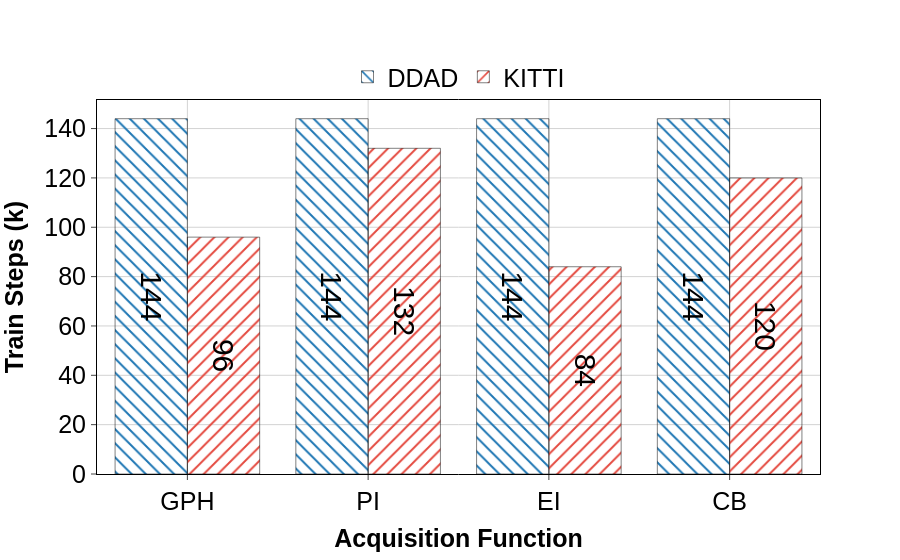

The notebook cell this image was saved under:
### Code cell
import plotly.graph_objects as go
from util import standardize_fig
fig = go.Figure()
x1 = num_epochs_ddad
y1 = [int(round(val/1000, 0)) for val in num_steps_ddad.values()]
x2 = num_epochs_kitti
y2 = [int(round(val/1000, 0)) for val in num_steps_kitti.values()]
fig.add_trace(go.Bar(x=x1, y=y1, name="DDAD", marker={'color': COLORS[0], 'pattern_shape': PATTERNS[0], 'line_color': "black", 'pattern_fillmode': "replace"}, text=y1, textposition='inside', insidetextanchor='middle', textfont=dict(size=30, color='black',  family='Arial'), textangle=90))
fig.add_trace(go.Bar(x=x2, y=y2, name="KITTI", marker={'color': COLORS[1], 'pattern_shape': PATTERNS[1], 'line_color': "black", 'pattern_fillmode': "replace"}, text=y2, textposition='inside', insidetextanchor='middle', textfont=dict(size=30, color='black',  family='Arial'), textangle=90))
fig.update_layout(xaxis_title="<b>Acquisition Function</b>", yaxis_title="<b>Train Steps (k)</b>")
fig = standardize_fig(fig, **fig_config, chart_type=go.Bar)
fig.update_layout(legend=dict(orientation="h", yanchor="bottom", x=0.5, y=1.0, xanchor="center", bgcolor='rgba(0,0,0,0)')) 
#fig.update_layout(xaxis=dict(showticklabels=True, tickvals=x1+x2, ticktext=[str(val) for val in x1 + x2]))
#fig.update_layout(yaxis=dict(showticklabels=True, tickvals=y1+y2, ticktext=[str(val) for val in y1 + y2]))
fig.show()
fig.write_image("num_steps_by_acq_func.pdf")

### Figure 1 — Plotly figure (JSON) as saved in the notebook; plotly's stock layout.template omitted (floating-point values rounded to 4 significant figures)
{"data": [{"insidetextanchor": "middle", "marker": {"color": "#1f77b4", "line": {"color": "black"}, "pattern": {"fillmode": "replace", "shape": "\\"}}, "name": "DDAD", "showlegend": true, "text": ["144", "144", "144", "144"], "textangle": 90, "textfont": {"color": "black", "family": "Arial", "size": 30}, "textposition": "inside", "type": "bar", "x": ["GPH", "PI", "EI", "CB"], "y": [144, 144, 144, 144]}, {"insidetextanchor": "middle", "marker": {"color": "#e44a40", "line": {"color": "black"}, "pattern": {"fillmode": "replace", "shape": "/"}}, "name": "KITTI", "showlegend": true, "text": ["96", "132", "84", "120"], "textangle": 90, "textfont": {"color": "black", "family": "Arial", "size": 30}, "textposition": "inside", "type": "bar", "x": ["GPH", "PI", "EI", "CB"], "y": [96, 132, 84, 120]}], "layout": {"legend": {"bgcolor": "rgba(0, 0, 0, 0)", "bordercolor": "black", "borderwidth": 0, "font": {"color": "black", "family": "Arial", "size": 25}, "orientation": "h", "tracegroupgap": 10, "x": 0.5, "xanchor": "center", "y": 1, "yanchor": "bottom"}, "plot_bgcolor": "white", "title": {"font": {"color": "black", "family": "Arial", "size": 20}}, "xaxis": {"autorange": true, "gridcolor": "lightgrey", "linecolor": "black", "mirror": true, "range": [-0.5, 3.5], "showline": true, "tickangle": 0, "tickfont": {"color": "black", "family": "Arial", "size": 25}, "tickmode": "array", "ticks": "outside", "title": {"font": {"color": "black", "family": "Arial", "size": 25}, "text": "<b>Acquisition Function</b>"}, "type": "category"}, "yaxis": {"autorange": true, "gridcolor": "lightgrey", "linecolor": "black", "mirror": true, "range": [0, 151.6], "showline": true, "tickfont": {"color": "black", "family": "Arial", "size": 25}, "ticks": "outside", "title": {"font": {"color": "black", "family": "Arial", "size": 25}, "text": "<b>Train Steps (k)</b>"}, "type": "linear"}}}
